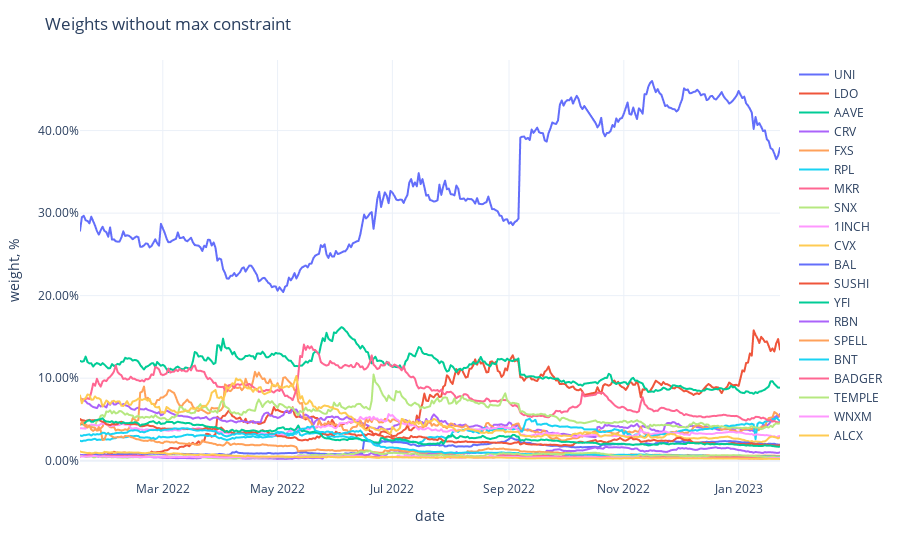

Source (notebook cell):
### Code cell
fig = px.line(weights,
              labels={'value': 'weight, %', 'variable': ''})
fig.update_traces(
    hovertemplate="%{y}"
)
fig.update_yaxes(
    tickformat=".2%",
)
fig.update_xaxes(
    showspikes=True,
    spikethickness=2,
    spikedash="dot",
    spikecolor="#999999",
    spikemode="across",
)
fig.update_layout(
    ## showlegend=False,
    hovermode="x",
    hoverdistance=100,  ## Distance to show hover label of data point
    spikedistance=1000,  ## Distance to show spike
    template='plotly_white',
    title='Weights without max constraint'
)

### Figure 1 — Plotly figure (JSON) as saved in the notebook; plotly's stock layout.template omitted (floating-point values rounded to 4 significant figures; data arrays with more than 128 entries replaced by an {"elided": "..."} marker saying what was removed)
{"data": [{"hovertemplate": "%{y}", "legendgroup": "UNI", "line": {"color": "#636efa", "dash": "solid"}, "marker": {"symbol": "circle"}, "mode": "lines", "name": "UNI", "showlegend": true, "type": "scattergl", "x": {"elided": "368 str values"}, "xaxis": "x", "y": {"elided": "368 float values"}, "yaxis": "y"}, {"hovertemplate": "%{y}", "legendgroup": "LDO", "line": {"color": "#EF553B", "dash": "solid"}, "marker": {"symbol": "circle"}, "mode": "lines", "name": "LDO", "showlegend": true, "type": "scattergl", "x": {"elided": "368 str values"}, "xaxis": "x", "y": {"elided": "368 float values"}, "yaxis": "y"}, {"hovertemplate": "%{y}", "legendgroup": "AAVE", "line": {"color": "#00cc96", "dash": "solid"}, "marker": {"symbol": "circle"}, "mode": "lines", "name": "AAVE", "showlegend": true, "type": "scattergl", "x": {"elided": "368 str values"}, "xaxis": "x", "y": {"elided": "368 float values"}, "yaxis": "y"}, {"hovertemplate": "%{y}", "legendgroup": "CRV", "line": {"color": "#ab63fa", "dash": "solid"}, "marker": {"symbol": "circle"}, "mode": "lines", "name": "CRV", "showlegend": true, "type": "scattergl", "x": {"elided": "368 str values"}, "xaxis": "x", "y": {"elided": "368 float values"}, "yaxis": "y"}, {"hovertemplate": "%{y}", "legendgroup": "FXS", "line": {"color": "#FFA15A", "dash": "solid"}, "marker": {"symbol": "circle"}, "mode": "lines", "name": "FXS", "showlegend": true, "type": "scattergl", "x": {"elided": "368 str values"}, "xaxis": "x", "y": {"elided": "368 float values"}, "yaxis": "y"}, {"hovertemplate": "%{y}", "legendgroup": "RPL", "line": {"color": "#19d3f3", "dash": "solid"}, "marker": {"symbol": "circle"}, "mode": "lines", "name": "RPL", "showlegend": true, "type": "scattergl", "x": {"elided": "368 str values"}, "xaxis": "x", "y": {"elided": "368 float values"}, "yaxis": "y"}, {"hovertemplate": "%{y}", "legendgroup": "MKR", "line": {"color": "#FF6692", "dash": "solid"}, "marker": {"symbol": "circle"}, "mode": "lines", "name": "MKR", "showlegend": true, "type": "scattergl", "x": {"elided": "368 str values"}, "xaxis": "x", "y": {"elided": "368 float values"}, "yaxis": "y"}, {"hovertemplate": "%{y}", "legendgroup": "SNX", "line": {"color": "#B6E880", "dash": "solid"}, "marker": {"symbol": "circle"}, "mode": "lines", "name": "SNX", "showlegend": true, "type": "scattergl", "x": {"elided": "368 str values"}, "xaxis": "x", "y": {"elided": "368 float values"}, "yaxis": "y"}, {"hovertemplate": "%{y}", "legendgroup": "1INCH", "line": {"color": "#FF97FF", "dash": "solid"}, "marker": {"symbol": "circle"}, "mode": "lines", "name": "1INCH", "showlegend": true, "type": "scattergl", "x": {"elided": "368 str values"}, "xaxis": "x", "y": {"elided": "368 float values"}, "yaxis": "y"}, {"hovertemplate": "%{y}", "legendgroup": "CVX", "line": {"color": "#FECB52", "dash": "solid"}, "marker": {"symbol": "circle"}, "mode": "lines", "name": "CVX", "showlegend": true, "type": "scattergl", "x": {"elided": "368 str values"}, "xaxis": "x", "y": {"elided": "368 float values"}, "yaxis": "y"}, {"hovertemplate": "%{y}", "legendgroup": "BAL", "line": {"color": "#636efa", "dash": "solid"}, "marker": {"symbol": "circle"}, "mode": "lines", "name": "BAL", "showlegend": true, "type": "scattergl", "x": {"elided": "368 str values"}, "xaxis": "x", "y": {"elided": "368 float values"}, "yaxis": "y"}, {"hovertemplate": "%{y}", "legendgroup": "SUSHI", "line": {"color": "#EF553B", "dash": "solid"}, "marker": {"symbol": "circle"}, "mode": "lines", "name": "SUSHI", "showlegend": true, "type": "scattergl", "x": {"elided": "368 str values"}, "xaxis": "x", "y": {"elided": "368 float values"}, "yaxis": "y"}, {"hovertemplate": "%{y}", "legendgroup": "YFI", "line": {"color": "#00cc96", "dash": "solid"}, "marker": {"symbol": "circle"}, "mode": "lines", "name": "YFI", "showlegend": true, "type": "scattergl", "x": {"elided": "368 str values"}, "xaxis": "x", "y": {"elided": "368 float values"}, "yaxis": "y"}, {"hovertemplate": "%{y}", "legendgroup": "RBN", "line": {"color": "#ab63fa", "dash": "solid"}, "marker": {"symbol": "circle"}, "mode": "lines", "name": "RBN", "showlegend": true, "type": "scattergl", "x": {"elided": "368 str values"}, "xaxis": "x", "y": {"elided": "368 float values"}, "yaxis": "y"}, {"hovertemplate": "%{y}", "legendgroup": "SPELL", "line": {"color": "#FFA15A", "dash": "solid"}, "marker": {"symbol": "circle"}, "mode": "lines", "name": "SPELL", "showlegend": true, "type": "scattergl", "x": {"elided": "368 str values"}, "xaxis": "x", "y": {"elided": "368 float values"}, "yaxis": "y"}, {"hovertemplate": "%{y}", "legendgroup": "BNT", "line": {"color": "#19d3f3", "dash": "solid"}, "marker": {"symbol": "circle"}, "mode": "lines", "name": "BNT", "showlegend": true, "type": "scattergl", "x": {"elided": "368 str values"}, "xaxis": "x", "y": {"elided": "368 float values"}, "yaxis": "y"}, {"hovertemplate": "%{y}", "legendgroup": "BADGER", "line": {"color": "#FF6692", "dash": "solid"}, "marker": {"symbol": "circle"}, "mode": "lines", "name": "BADGER", "showlegend": true, "type": "scattergl", "x": {"elided": "368 str values"}, "xaxis": "x", "y": {"elided": "368 float values"}, "yaxis": "y"}, {"hovertemplate": "%{y}", "legendgroup": "TEMPLE", "line": {"color": "#B6E880", "dash": "solid"}, "marker": {"symbol": "circle"}, "mode": "lines", "name": "TEMPLE", "showlegend": true, "type": "scattergl", "x": {"elided": "368 str values"}, "xaxis": "x", "y": {"elided": "368 float values"}, "yaxis": "y"}, {"hovertemplate": "%{y}", "legendgroup": "WNXM", "line": {"color": "#FF97FF", "dash": "solid"}, "marker": {"symbol": "circle"}, "mode": "lines", "name": "WNXM", "showlegend": true, "type": "scattergl", "x": {"elided": "368 str values"}, "xaxis": "x", "y": {"elided": "368 float values"}, "yaxis": "y"}, {"hovertemplate": "%{y}", "legendgroup": "ALCX", "line": {"color": "#FECB52", "dash": "solid"}, "marker": {"symbol": "circle"}, "mode": "lines", "name": "ALCX", "showlegend": true, "type": "scattergl", "x": {"elided": "368 str values"}, "xaxis": "x", "y": {"elided": "368 float values"}, "yaxis": "y"}], "layout": {"hoverdistance": 100, "hovermode": "x", "legend": {"title": {"text": ""}, "tracegroupgap": 0}, "margin": {"t": 60}, "spikedistance": 1000, "title": {"text": "Weights without max constraint"}, "xaxis": {"anchor": "y", "domain": [0, 1], "showspikes": true, "spikecolor": "#999999", "spikedash": "dot", "spikemode": "across", "spikethickness": 2, "title": {"text": "date"}}, "yaxis": {"anchor": "x", "domain": [0, 1], "tickformat": ".2%", "title": {"text": "weight, %"}}}}
